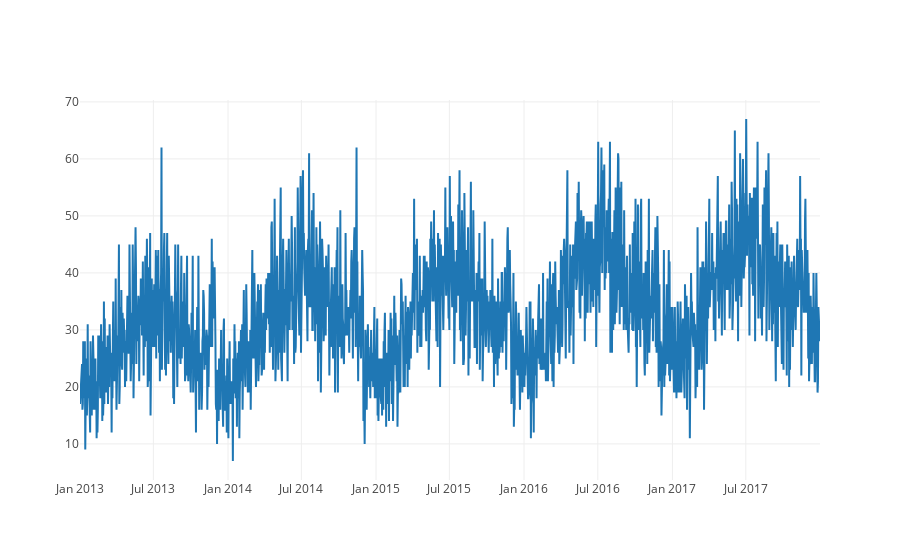

Here is the notebook cell this chart was saved with:
### Markdown cell above
Amazing! The sales is uniformly distributed across all the items.   
Top items with highest average sale are 15, 28, 13, 18 and with least average sales are 5, 1, 41 and so on.

## Time-series visualization of the sales
Let us see how sales of a given item in a given store varies in a span of 5 years.

### Code cell
def Time_visualization(data):
    store_item_df = data.copy()
    # First, let us filterout the required data
    store_id = 10   # Some store
    item_id = 40    # Some item
    print('Before filter:', store_item_df.shape)
    store_item_df = store_item_df[store_item_df.store == store_id]
    store_item_df = store_item_df[store_item_df.item == item_id]
    print('After filter:', store_item_df.shape)
    #display(store_item_df.head())

    # Let us plot this now
    store_item_ts_data = [go.Scatter(
        x=store_item_df.date,
        y=store_item_df.sales)]
    py.iplot(store_item_ts_data)
    return store_item_df

store_item_df = Time_visualization(train_df)

### Figure 1 — Plotly figure (JSON) as saved in the notebook; plotly's stock layout.template omitted (floating-point values rounded to 4 significant figures; data arrays with more than 128 entries replaced by an {"elided": "..."} marker saying what was removed)
{"data": [{"type": "scatter", "x": {"elided": "1826 str values"}, "y": {"elided": "1826 int values"}}], "layout": {}}
